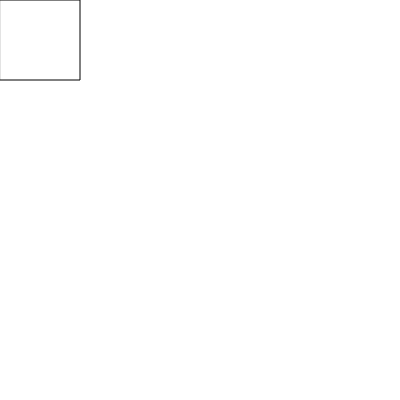
Frame 1 (no input)
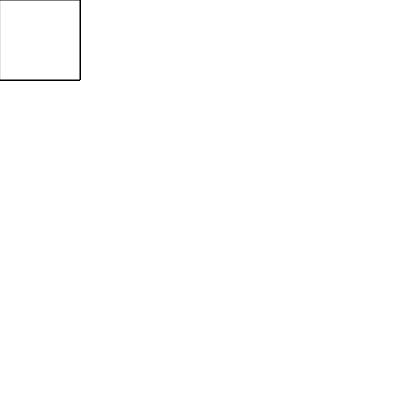
Frame 60 (no input)
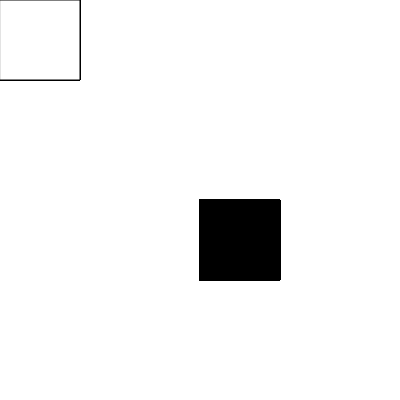
Frame 120 (the mouse pressed at the canvas centre since frame 60)

The p5.js sketch that drew these frames (run headless with seeded random() and noise() and a simulated clock; from frame 60 on, the mouse is pressed at the canvas centre):

// p5.js sketch
// ── sketch.js
function setup() {
  createCanvas(400, 400);
}

function draw() {
  if (mouseIsPressed) {
    fill(0);
  } else {
    fill(255);
  }
  rect(mouseX, mouseY, 80, 80);
}
